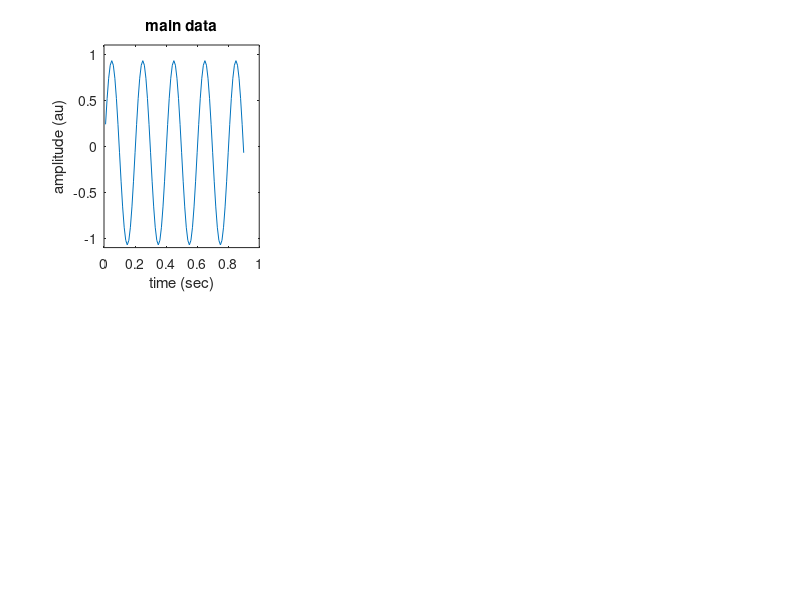

Write MATLAB code to recreate this figure. (Note: this script raises an error after producing the figure.)
% script by STO ten Oever, 09-02-2018. Developed for M-BIC: Disclosing fine-grained temporal 
% processing: Common and advanced analysis of EEG time-series. 
% 
% script 2. 
% This script provides examples of tapering
%
% necessary before usage:
%       - add fieldtrip to your path (change line 10).

addpath('D:\Other\Programs\Matlab\fieldtrip-20120904\fieldtrip-20180712');

%% Create data and put also in Fieldtrip structure
fsample = 100;
tp = [1/fsample:1/fsample:0.9];
freq = 5;
ndatsample = length(tp);

dat = sin(freq*2*pi*tp)+rand(1,ndatsample)*0;
dat = dat - mean(dat);

% make fake fieldtrip structure
fftr.trial{1} = dat;
fftr.time{1} = tp;
fftr.label{1} = 'fake';

figure(1)
subplot(231)
plot(tp, dat); xlabel('time (sec)'); ylabel('amplitude (au)'); set(gca, 'ylim', [-1.1 1.1]);
title('main data');

%% perform FFT with Fieldtrip
cfg = [];
cfg.method = 'mtmfft';
cfg.taper = 'hanning';
cfg.output = 'pow';
fr = ft_freqanalysis(cfg, fftr);

figure(1)
subplot(232)
plot(fr.freq, sqrt(fr.powspctrm), '.-', 'markersize', 20); xlabel('freq (Hz)'); ylabel('amplitude (au)');
title('fieldtrip output');
% amplitude is shown instead of power [ sqrt(power) = amplitude ] as effect is clearer

%% perform fourier analysis with matlab fft
fft_output = fft(dat,[], 2);
fft_output = fft_output ./norm(fft_output, 'fro');
fft_output = abs(fft_output);

figure(1)
subplot(233)
plot(fr.freq, fft_output(1:ceil(ndatsample/2)+1), '.-', 'markersize', 20); xlabel('freq (Hz)'); ylabel('amplitude (au)');
title('FFT output');

%% make a hanning taper
tap = hanning(ndatsample)';

figure(1)
subplot(234)
plot(tp, tap); xlabel('freq (Hz)'); ylabel('power (au)');
title('taper');

figure(1)
subplot(235)
plot(tp, bsxfun(@times,dat,tap)); xlabel('time (sec)'); ylabel('amplitude (au)'); set(gca, 'ylim', [-1.1 1.1]);

%% perform fourier analysis with matlab fft using the hanning tapered data
fft_output_tap = fft(bsxfun(@times,dat,tap),[], 2);
fft_output_tap = fft_output_tap ./norm(fft_output_tap , 'fro');
fft_output_tap = abs(fft_output_tap);

figure(1)
subplot(236)
plot(fr.freq, fft_output_tap(1:ceil(ndatsample/2)+1), '.-', 'markersize', 20); xlabel('freq (Hz)'); ylabel('amplitude (au)');
title('FFT output'); 


%% Explain periodic assumption and why tapering is necessary
freqs = [5 5.556];

for fr = 1:2
    fsample = 100;
    tp = [1/fsample:1/fsample:0.9];
    ndatsample = length(tp);
    dat = sin(freqs(fr)*2*pi*tp)+rand(1,ndatsample)*0;
    dat = dat - mean(dat);
    
    fft_output = fft(dat,[], 2);
    fft_output = fft_output ./norm(fft_output, 'fro');
    fft_output = abs(fft_output); % amplitude
    
    % go to the frequency we have in the FFT spectrum
    freqboilim = round([0 ndatsample/2]) + 1; % limits in fourierpoints, determined by the window length.
    freqboi    = freqboilim(1):1:freqboilim(2);
    freqoi     = (freqboi-1) ./ (ndatsample./fsample); % frequency is determined by sampling rate
    
    figure(6)
    subplot(2,2, fr);
    plot(freqoi, fft_output(1:ceil(ndatsample/2)+1), '.-', 'markersize', 20); xlabel('freq (Hz)'); ylabel('amplitude (au)');
    title('FFT output');
    subplot(2,2, fr+2)
    plot([tp tp+tp(end)], [dat dat]); xlabel('time (sec)'); ylabel('amplitude (au)');
    set(gca, 'ylim', [-1.1 1.1]);
end;

%% Provide example with different tapers in amplitude + decibel amplitude
fsample = 100;
tp = [1/fsample:1/fsample:6.9];
freq = 5;
ndatsample = length(tp);

dat = sin(freq*2*pi*tp)+rand(1,ndatsample)*0;
dat = dat - mean(dat);
FreqUse = [0:ndatsample/2]./tp(end); 

% different types of tapers
tapd{1} = ones(1,ndatsample);
tapd{2} = hanning(ndatsample)';
tapd{3} = [zeros(1,ceil(ndatsample/4)) ones(1,floor(ndatsample/4)) ones(1,floor(ndatsample/4)) zeros(1,ceil(ndatsample/4))];
tapd{4} = cos(linspace(-1, 1,ndatsample));
tapd{5} = tukeywin(ndatsample,0.5)';
tapd{6} = hamming(ndatsample)';

names = {'none';'hanning';'square';'cos';'tukeywin0.5';'hamming'};
clear saveoutd saveout

% calculate the output:
for it = 1:length(tapd)
    tapd{it} = tapd{it}./norm(tapd{it}, 'fro');
    fft_output_tap = fft(bsxfun(@times,dat,tapd{it}),[], 2);
    saveoutd(it,:) = fft_output_tap;
    fft_output_tap = fft_output_tap ./norm(fft_output_tap , 'fro');
    fft_output_tap = abs(fft_output_tap);
    saveout(it,:) = fft_output_tap;
end;

% plot amplitude
for it = 1:length(tapd)
    figure(2)
    subplot(6,2,1+(it-1)*2)
    plot(tp, tapd{it}); xlabel('time (sec)');set(gca, 'xlim', [0 6.9]);
    if it == length(tapd) 
        xlabel('time (sec)'); ylabel('amplitude (au)');title(names{it});
    end;
    subplot(6,2,it*2)   
    hold on
    plot(FreqUse, saveout(it,1:ceil(ndatsample/2)+1), '.-', 'markersize', 20); 
    if it == length(tapd)
        xlabel('freq (Hz)'); ylabel('amplitude (au)');
    end;
    title(names{it});
    set(gca, 'xlim', [4 8], 'ylim', [0 0.06]);
end;

% plot dB of amplitude
for it = 1:length(tapd)
    figure(3)
    subplot(6,2,1+(it-1)*2)
    plot(tp, tapd{it}); 
    if it == length(tapd) 
        xlabel('time (sec)'); ylabel('amplitude (au)');title(names{it});
    end;
    set(gca, 'xlim', [0 6.9]);
    subplot(6,2,it*2)   
    hold on
    plot(FreqUse, mag2db(saveout(it,1:ceil(ndatsample/2)+1)), '.-', 'markersize', 20); 
    if it == length(tapd)
        xlabel('freq (Hz)'); ylabel('dB amplitude (au)');
    end;
    title(names{it});
    set(gca, 'xlim', [4 8], 'ylim', [-100 0]);
end;

%% DPSS multitaper
fsample = 100;
tp = [1/fsample:1/fsample:3.9];
freq = 5;
ndatsample = length(tp);

dat = sin(freq*2*pi*tp)+rand(1,ndatsample)*0; % you can make the data noisy by changing 0 to a higher amplitude (such as 5)
dat = dat - mean(dat);
FreqUse = [0:ndatsample/2]./tp(end); 

% this is what you do with Fieldtrip to get the dpss multitaper:
% cfg = [];
% cfg.method = 'mtmfft';
% cfg.taper = 'dpss';
% cfg.tapsmofrq = 1;
% cfg.output = 'pow';
% fr = ft_freqanalysis(cfg, fftr);

% dpss taper: amount of tapers dependent on the amount of smoothing!
tap = dpss(ndatsample, double(ndatsample).*(cfg.tapsmofrq./fsample))';
% remove the last taper because the last slepian taper is always messy
tap = tap(1:(end-1), :);

% plot the taper, tapered data and FFT output
figure(4)
for it = 1:size(tap,1)
    subplot(size(tap,1),3,(it-1).*3+1);
    plot(tp, tap(it,:));
    if it == size(tap,1);
        xlabel('time (sec)'); ylabel('amplitude');
    end;
    subplot(size(tap,1),3,(it-1).*3+2);   
    plot(tp, bsxfun(@times,dat,tap(it,:)));    
    alltapdat(it,:) = bsxfun(@times,dat,tap(it,:));
    if it == size(tap,1);
        xlabel('time (sec)');
    end;  
    subplot(size(tap,1),3,(it-1).*3+3);    
    fft_output_tap = fft(bsxfun(@times,dat,tap(it,:)),[], 2);
    fft_output_tap = fft_output_tap ./norm(fft_output_tap , 'fro');
    fft_output_tap = abs(fft_output_tap).^2;
    allpow(it,:) = fft_output_tap(1:ceil(ndatsample/2)+1);
    plot(FreqUse, fft_output_tap(1:ceil(ndatsample/2)+1)); 
    set(gca, 'xlim', [0 15]);
    if it == size(tap,1);
        xlabel('Freq (Hertz)'); 
    end;  
end;

%% Plot tapers for different smoothing factor (=amount of tapers)
% first for pure sine, then for noisy data
close(figure(5))

datr = sin(freq*2*pi*tp);
allsm = [1 2 5]; % all smoothing factors
for it2 = 1:2;
    figure(5)
    subplot(1,2,it2)
    for it = 1:length(allsm)
        tap = dpss(ndatsample, double(ndatsample).*(allsm(it)./fsample))';
        tap = tap(1:(end-1), :);
        fft_output_tap = fft(bsxfun(@times,datr, tap),[], 2);
        fft_output_tap = fft_output_tap ./norm(fft_output_tap , 'fro');
        fft_output_tap = abs(fft_output_tap).^2;
        plot(FreqUse, sqrt(mean(fft_output_tap(:,1:ceil(ndatsample/2)+1))));
        xlabel('Freq (Hz)'); ylabel('amplitude (au)'); set(gca, 'xlim', [0 50]);
        hold on
    end;
    tap = hanning(ndatsample)';
    fft_output_tap = fft(bsxfun(@times,datr, tap),[], 2);
    fft_output_tap = fft_output_tap ./norm(fft_output_tap , 'fro');
    fft_output_tap = abs(fft_output_tap).^2;
    plot(FreqUse, sqrt(fft_output_tap(:,1:ceil(ndatsample/2)+1)));
    
    datr = datr+(rand(size(datr))-0.5).*5; % add noise
end;
leg = {'1 Hz smooth';'2 Hz smooth'; '5 Hz smooth'; 'hanning'};
legend(leg);


